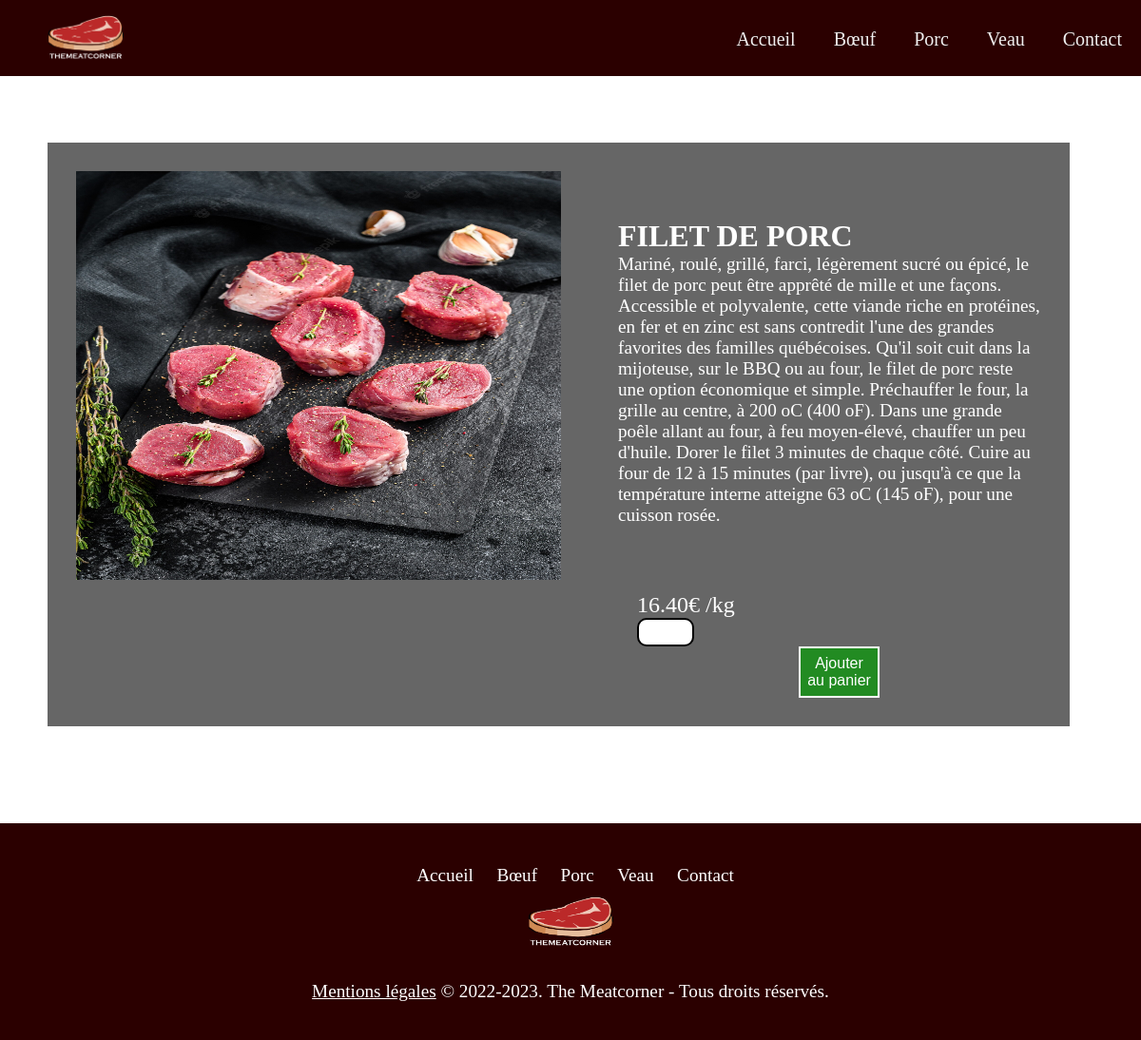
The app's page /pageporc/pagesviandesporc/filetdeporc.php with its own data.
### tables this page shows
create table Viande (
	id int auto_increment       not null,
	nom varchar (30)            not null,
	descriptionv text           not null,
	prix decimal(4,2)           not null,
	photo varchar(100)          not null,
	idAnimal int                not null,
	Foreign key (idAnimal) references Animal (id),
	PRIMARY KEY (id)
);

### pageporc/pagesviandesporc/filetdeporc.php (the view)
<html>
<?php include '../../include/header.php'; ?>
<head>
    <link rel="stylesheet" href="../../style.css">
</head>
<body>
<div class="flex1">
    <div>
        <?php
        $bdd = new PDO('mysql:host=localhost;dbname=tmc;charset=utf8', 'root', '');
        $req = $bdd->query('SELECT * FROM viande where id = 21');
        while ($donnees = $req->fetch()) {
            echo('<img class="imgid1" src="../../pageporc/img/viandesporc/' . $donnees['photo'] . '">');
        }
        ?>
    </div>
    <div class="divgauche">
        <?php
        $bdd = new PDO('mysql:host=localhost;dbname=tmc;charset=utf8', 'root', '');
        $req = $bdd->query('SELECT * FROM viande where id = 21');
        while ($donnees = $req->fetch()) {
            echo('<a class="nomviande1"</a>' . $donnees['nom'] ."<br>" . '<a class="descriptionviande"</a>' . $donnees['descriptionv'] . "<br>" .
                '<p class="prixviande"</p>' . $donnees['prix'] .  "€ /kg" . "<br>" .
                '<input type="number" class="inputnombre" id="tentacles" min="1" max="100">' .
                '<button class="boutonpanier1">Ajouter au panier</button>');
        }
        ?>
    </div>
</div>
</body>
<?php include '../../include/footer.php'; ?>
</html>

### style.css (style rules this page uses)
body { font-family: Gabriola; font-size: 25px; color: white; background-image: url("img/fondtmc.jpg"); background-repeat: no-repeat; background-attachment: fixed; margin: 0; width: 100%; display: block; background-size: cover; }
* { padding: 0; margin: 0; box-sizing: border-box; }
.boutonpanier1 { width: 20%; padding: 7px; background-color: forestgreen; color: white; border: 2px solid white; font-size: 1rem; cursor: pointer; display: block; margin: auto; }
.imgid1 { height:490px; width:570px; padding: 30px; }
.flex1 { display: flex; margin: 70px 75px 75px 50px; background: rgba(0, 0, 0, 0.6); }
.divgauche { padding: 30px; margin-top: 50px; }
.descriptionviande { font-size: 1.2rem; color: white; font-family: "Arial Nova Light"; }
.nomviande1 { font-size: 2rem; font-weight: bold; color: white; text-transform: uppercase; }
.prixviande { padding-left: 20px; padding-top: 20px; margin-top: 50px; font-family: "Arial Nova Light"; font-size: 1.5rem; }
.inputnombre { width: 60px; height: 30px; border: 2px solid black; border-radius: 10px; padding-left: 10px; }
.footer ul a { color:inherit; text-decoration:none; padding: 0 10px; font-size: 1.2rem; }

### records on screen
viande: photo (picture), nom "FILET DE PORC", descriptionv "Mariné, roulé, grillé, farci, légèrement sucré ou épicé, le filet de porc peut être apprêté de mille et une façons. Accessible et polyvalente, cette viande riche en protéines, en fer et en zinc est sans contredit l'une des grandes favorites des familles québécoises. Qu'il soit cuit dans la mijoteuse, sur le BBQ ou au four, le filet de porc reste une option économique et simple. Préchauffer le four, la grille au centre, à 200 oC (400 oF). Dans une grande poêle allant au four, à feu moyen-élevé, chauffer un peu d'huile. Dorer le filet 3 minutes de chaque côté. Cuire au four de 12 à 15 minutes (par livre), ou jusqu'à ce que la température interne atteigne 63 oC (145 oF), pour une cuisson rosée.", prix "16.40"
